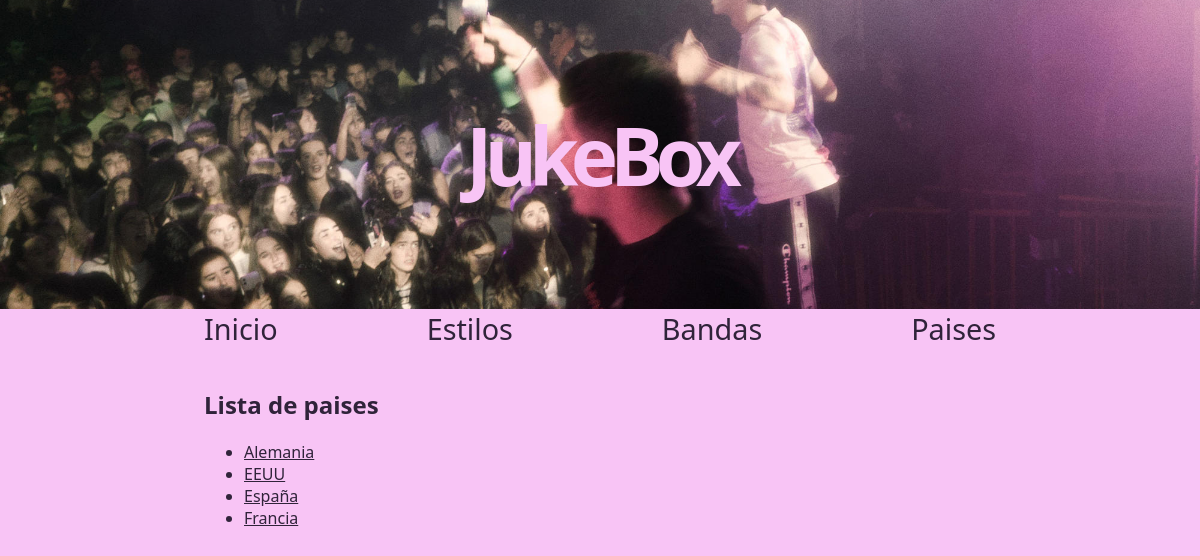
The app's page /paises, older data.
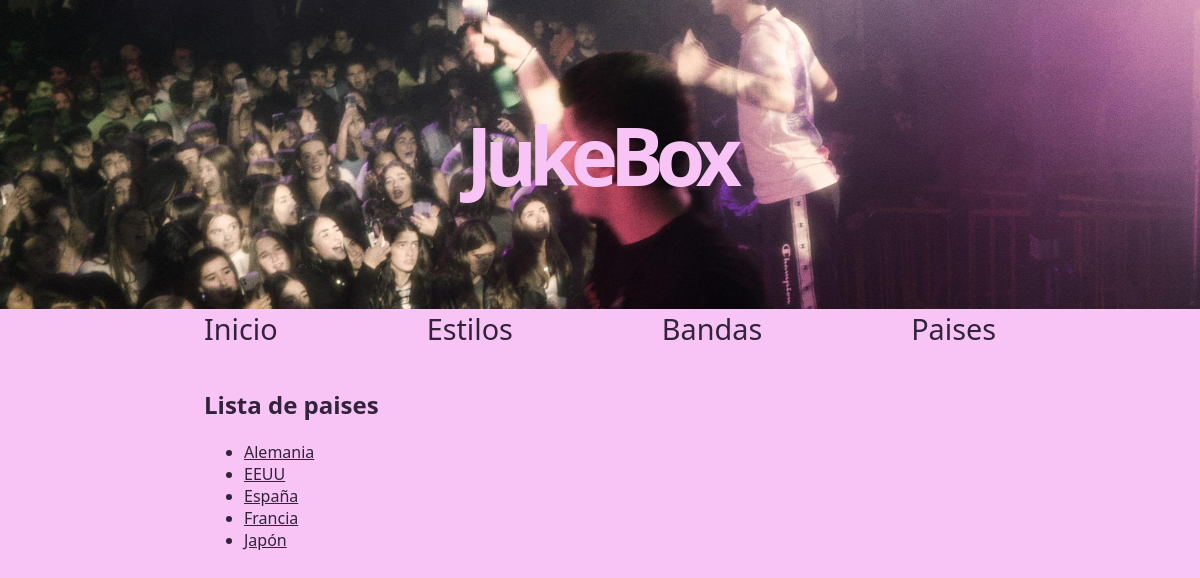
The same page, newer data.
### appJukeBox/models.py (models this page shows, shortened)
class Pais(models.Model):
    nombre = models.CharField(max_length=50)

### appJukeBox/views.py (the view)
# urls.py: path('paises', views.index_paises, name="paises"),
def index_paises(request):
	paises = get_list_or_404(Pais.objects.order_by('nombre'))
	context = {'paises': paises}
	return render(request, 'paises.html', context)

### appJukeBox/templates/paises.html (shortened to what this page needs)
{% extends "base.html" %}
{% block contenido %}
    <h2>Lista de paises</h2>
    {% if paises %}
            <ul>
                {% for p in paises %}
                <li>
                    <a href="/paises/{{ p.id }}">{{ p.nombre}}</a>
                </li>
                {% endfor %}
            </ul>
        {% else %}
            <p>No hay paises añadidos.</p>
    {% endif %}
{% endblock %}

Row changes from the older to the newer data that the page shows:
added Pais: nombre "Japón"
